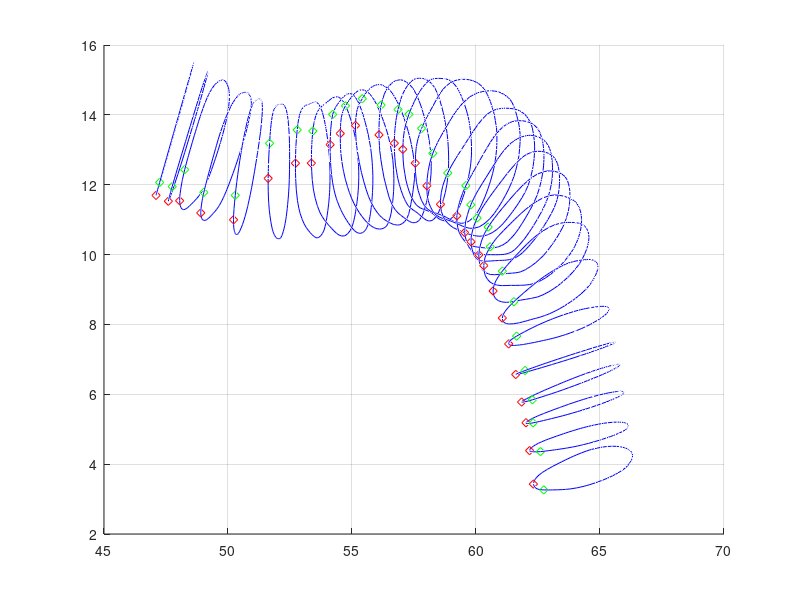
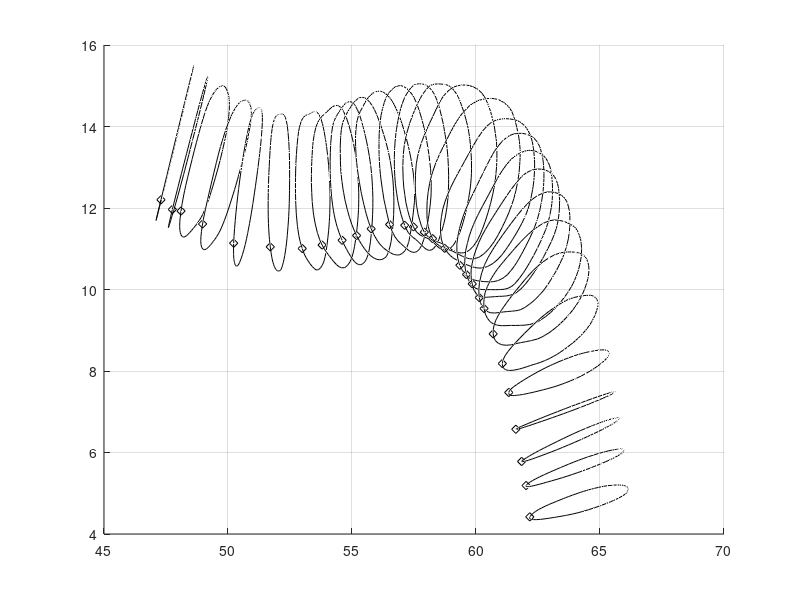

Reproduce these figures in MATLAB, in order. (Note: this script raises an error after producing the figures.)
clear all
close all
clc
% addpath('C:\Users\Leo\Documents\MATLAB\Add-Ons\Collections\NURBS',...
% 'C:\Users\Leo\Documents\MATLAB\Add-Ons\Collections\nurbs_toolbox',...
% 'C:\Users\Leo\Documents\MATLAB\Add-Ons\Collections\My_Function');


load('coord_10_10_300.mat')
load('surf10_10_300.mat')
load('Tg_10_10_300.mat')
%% mettere tutto in senso di percorrenza orario
for i=1:numel(surf_point)
ss=surf_point{i};
vett1=surf_point{i}(1,:)-coordtg(i,:);
vett2=surf_point{i}(round(numel(ss)/3/4),:)-coordtg(i,:);
veri=[1;0;0]; verj=[0;1;0];  verk=[0;0;1];
prodvett=veri*det([vett1(2) vett1(3);vett2(2) vett2(3)])-...
         verj*det([vett1(1) vett1(3);vett2(1) vett2(3)])+...
         verk*det([vett1(1) vett1(2);vett2(1) vett2(2)]);
tg=Tgsrf(i,:);
prodscal_best(i)=tg*prodvett;
if prodscal_best(i)<0  %inverti il senso antior con or
   for j=1:numel(ss)/3
       ssnew(j,:)=ss(end-j+1,:);
   end
   surf_point{i}=ssnew;
   clearvars ssnew
end

end
min(prodscal_best)
%%
for i=1:numel(surf_point)
ss=surf_point{i};
vett1=surf_point{i}(1,:)-coordtg(i,:);
vett2=surf_point{i}(20,:)-coordtg(i,:);
veri=[1;0;0]; verj=[0;1;0];  verk=[0;0;1];
prodvett=veri*det([vett1(2) vett1(3);vett2(2) vett2(3)])-...
         verj*det([vett1(1) vett1(3);vett2(1) vett2(3)])+...
         verk*det([vett1(1) vett1(2);vett2(1) vett2(2)]);
tg=Tgsrf(i,:);
prodscal_best(i)=tg*prodvett;
% if prodscal<0  %inverti il senso antior con or
%    for j=1:numel(ss)/3
%        ssnew(j,:)=ss(end-j+1,:);
%    end
% end
end
min(prodscal_best)
%%
figure
hold on
grid on
for i=1:numel(surf_point)

plot3(surf_point{i}(:,1),surf_point{i}(:,2),surf_point{i}(:,3),'b',...
      surf_point{i}(1,1),surf_point{i}(1,2),surf_point{i}(1,3),'rd',...
      surf_point{i}(10,1),surf_point{i}(10,2),surf_point{i}(10,3),'gd')
end
%% oridane
figure
hold on
grid on
srfn{1}=surf_point{1};
for k=2:numel(surf_point)
    srf=surf_point{k};
    vett_prec=srfn{k-1}(1,:)-coordtg(k-1,:); vett_prec=vett_prec/norm(vett_prec);
    nel=numel(surf_point{k})/3;
    best=1;
    worst=1;
    prodscal_best=vett_prec*((surf_point{k}(1,:)-coordtg(k,:))'/norm((surf_point{k}(1,:)-coordtg(k,:))'));
    prodscal_worst=vett_prec*((surf_point{k}(1,:)-coordtg(k,:))'/norm((surf_point{k}(1,:)-coordtg(k,:))'));
    for j=2:nel-1
         guess=(surf_point{k}(j,:)-coordtg(k,:))/norm(surf_point{k}(j,:)-coordtg(k,:));
         prodscal_new=vett_prec*guess';
         if prodscal_new > prodscal_best
             best=j;
             prodscal_best=prodscal_new;
         end
         if prodscal_new < prodscal_worst
             worst=j;
             prodscal_worst=prodscal_new;
         end
    end
    clearvars xn yn zn
    xn=zeros(nel,1); yn=zeros(nel,1); zn=zeros(nel,1);
        xn(1:nel-best+1,1)=srf(best:end,1); yn(1:nel-best+1,1)=srf(best:end,2); zn(1:nel-best+1,1)=srf(best:end,3);
        xn(nel-best+2:end,1)=srf(2:best,1);  yn(nel-best+2:end,1)=srf(2:best,2); zn(nel-best+2:end,1)=srf(2:best,3);  

    srfn{k}=[xn yn zn];
    % plot3(srf(far,1),srf(far,2),srf(far,3),'rd',srf(far+10,1),srf(far+10,2),srf(far+10,3),'gd')
    plot3(xn,yn,zn,'k',xn(1),yn(1),zn(1),'kd')  %,srf(near,1),srf(near,2),srf(near,3),'bd'
end
%% get coons surface in nurbs structure
for i=1:numel(srfn)
    coons{i}=get_coons(srfn{i},4,3);
end
%%
k=1;
for i = 1:numel(srfn)
    surf_i = coons{i};
    volCoefs(:,:,:,k) = surf_i.coefs;
    k=k+1;
end
%% deg of volume 
d=3;
%% on U direction
n=numel(volCoefs(1,:,1,1));
U=zeros(1,n+d+1); % automatic node creation
U(end-d:end)=1;
mid=numel(U)-2*d-2;
for i=1:mid
    U(i+d+1)=1/(mid+1)*i;
end
%% on V direction
n=numel(volCoefs(1,1,:,1));
V=zeros(1,n+d+1); % automatic node creation
V(end-d:end)=1;
mid=numel(V)-2*d-2;
for i=1:mid
    V(i+d+1)=1/(mid+1)*i;
end
%% on W direction
n=numel(volCoefs(1,1,1,:));
W=zeros(1,n+d+1); % automatic node creation
W(end-d:end)=1;
mid=numel(W)-2*d-2;
for i=1:mid
    W(i+d+1)=1/(mid+1)*i;
end
%%
VOL = nrbmak(volCoefs,{U,V,W});

% SET VIEW PARAMETERS

az = [0 45 90 135 180];
el = [45 45 45 45 45];

for ii = 1:length(az)
    
    % VIEW PARAMETERS
    
    param.az = az(ii);
    param.el = el(ii);
    
    % BUILD FIGURE
    
    fig = figure;
    nrbplot(VOL,[20 20 400],'light','on','colormap','pink','view',param);
    
    % EXPORT FIGURE
    
    print(fig,['VOL_AZ',num2str(az(ii)),'_EL',num2str(el(ii))],'-dpng');
    
end